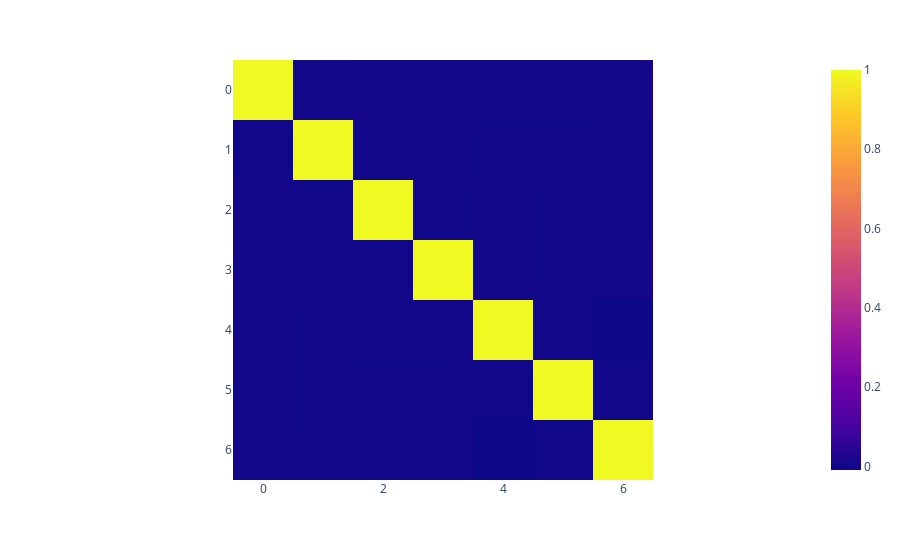

The notebook cell this image was saved under:
### Code cell
corr_matrix = data_usage_corr.values

# Create a Plotly figure using imshow
fig = px.imshow(corr_matrix)

# Show the figure
fig.show()

### Figure 1 — Plotly figure (JSON) as saved in the notebook; plotly's stock layout.template omitted (floating-point values rounded to 4 significant figures)
{"data": [{"coloraxis": "coloraxis", "hovertemplate": "x: %{x}<br>y: %{y}<br>color: %{z}<extra></extra>", "name": "0", "type": "heatmap", "xaxis": "x", "yaxis": "y", "z": [[1, -0.001708, 0.004032, 0.0005475, 0.001013, 0.001082, 0.006065], [-0.001708, 1, -0.0004124, 0.002277, -0.001902, -0.0009944, -0.001727], [0.004032, -0.0004124, 1, -0.002919, 0.001029, -0.0006442, -0.001299], [0.0005475, 0.002277, -0.002919, 1, 0.002882, -0.002999, 0.002969], [0.001013, -0.001902, 0.001029, 0.002882, 1, -0.003109, -0.009033], [0.001082, -0.0009944, -0.0006442, -0.002999, -0.003109, 1, -0.002661], [0.006065, -0.001727, -0.001299, 0.002969, -0.009033, -0.002661, 1]]}], "layout": {"coloraxis": {"colorscale": [[0, "#0d0887"], [0.1111, "#46039f"], [0.2222, "#7201a8"], [0.3333, "#9c179e"], [0.4444, "#bd3786"], [0.5556, "#d8576b"], [0.6667, "#ed7953"], [0.7778, "#fb9f3a"], [0.8889, "#fdca26"], [1, "#f0f921"]]}, "margin": {"t": 60}, "xaxis": {"anchor": "y", "constrain": "domain", "domain": [0, 1], "scaleanchor": "y"}, "yaxis": {"anchor": "x", "autorange": "reversed", "constrain": "domain", "domain": [0, 1]}}}
